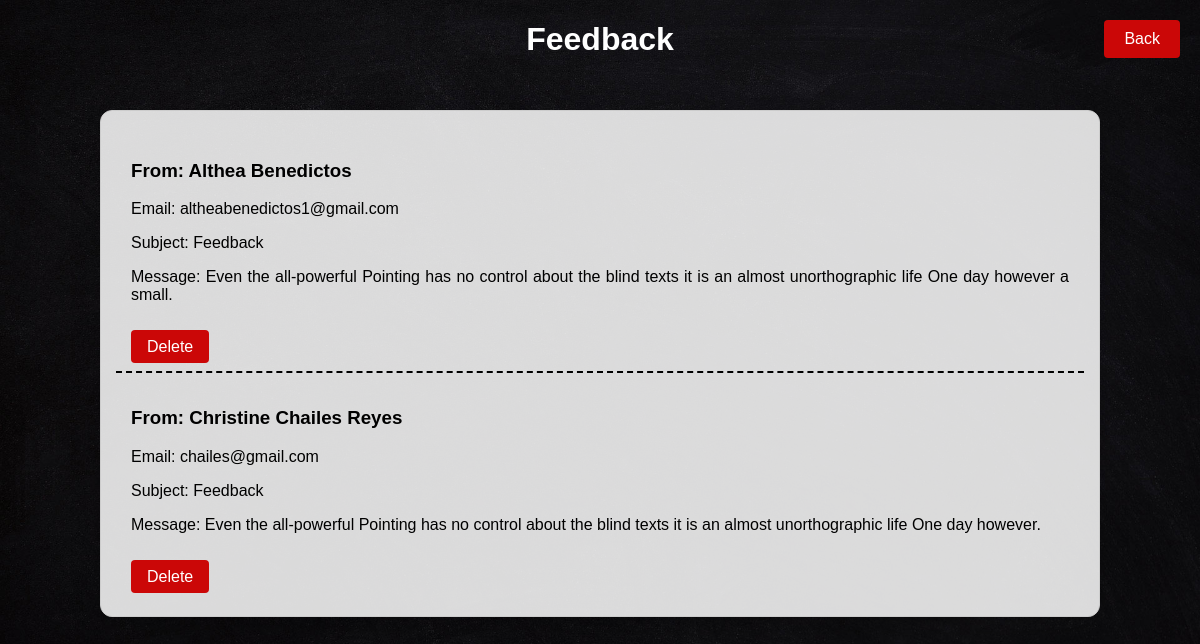
Page /admin_feedback.php on the committed database.
### tables this page shows
CREATE TABLE `feedback` (
  `id` int(11) NOT NULL,
  `name` varchar(255) NOT NULL,
  `email` varchar(255) NOT NULL,
  `subject` varchar(255) DEFAULT NULL,
  `message` text DEFAULT NULL,
  `created_at` timestamp NOT NULL DEFAULT current_timestamp()
);

### admin_feedback.php (the view, shortened to what this page needs)
<?php
include 'db.php';
$sql = "SELECT * FROM feedback";
$result = $conn->query($sql);
?>
<!DOCTYPE html>
<html lang="en">
<head>
</head>
<body>
    <h1>Feedback</h1>
    <div class="container">
    <div class="feedback-container">
        <?php
        if ($result->num_rows > 0) {
            while($row = $result->fetch_assoc()) {
                echo "<div class='feedback-item'>";
                echo "<h3>From: " . $row["name"] . "</h3>";
                echo "<p>Email: " . $row["email"] . "</p>";
                echo "<p>Subject: " . $row["subject"] . "</p>";
                echo "<p>Message: " . $row["message"] . "</p> <br>";
                echo "<a href='?delete_id=" . $row["id"] . "' class='delete-button'>Delete</a>";
                echo "</div>";
            }
        } else {
            echo "No feedback found.";
        }
        ?>
    </div>
     </div>
    <a href="admin_approval.php" class="back-button">Back</a>
</body>
</html>

### admin_feedback.php (style rules this page uses)
body { background-image: url('images/bg_4.jpg'); background-size: cover; background-position: center; background-attachment: fixed; font-family: sans-serif; font-size: medium; }
h1 { color: white; text-align: center; font-family: sans-serif; }
p { text-align: justify; }
.back-button { position: absolute; top: 20px; right: 20px; padding: 10px 20px; background-color: #cb0707; color: white; border: none; border-radius: 4px; cursor: pointer; font-size: 16px; text-decoration: none; }
.feedback-container { padding: 30px; max-width: 1000px; margin: 20px auto; background-color: rgba(255, 255, 255, 0.85); border: 1px solid #ccc; border-radius: 10px; box-shadow: 0 5px 15px rgba(0, 0, 0, 0.2); max-width: 1000px; background: rgba(255, 255, 255, 0.85); border-radius: 12px; padding: 15px; box-shadow: 0 10px 30px rgba(0, 0, 0, 0.2); margin: 20px auto; }
.container { max-width: 1000px; margin: 0 auto; padding: 10px; }
.feedback-item { padding: 15px; border-bottom: 2px dashed black; position: relative; }
.feedback-item:last-child { border-bottom: none; }
.delete-button { padding: 8px 16px; background-color: #cb0707; color: white; border-radius: 4px; border: none; text-decoration: none; cursor: pointer; transition: background-color 0.3s; }

### rows in the picture
feedback: name "Althea Benedictos", email "altheabenedictos1@gmail.com", subject "Feedback", message "Even the all-powerful Pointing has no control about the blind texts it is an almost unorthographic life One day however a small."
feedback: name "Christine Chailes Reyes", email "chailes@gmail.com", subject "Feedback", message "Even the all-powerful Pointing has no control about the blind texts it is an almost unorthographic life One day however."
